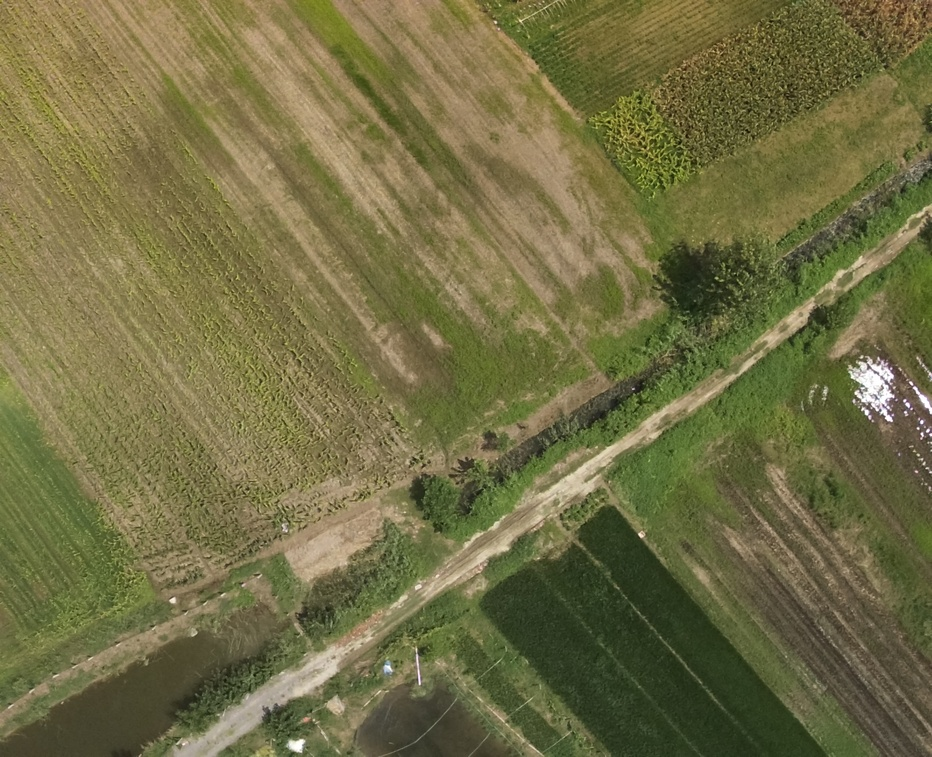
#> input picture resources/DJI_0020.JPG, 932 x 757 px, shrunk from 1600 x 1300 before the run
$ jupyter execute fast.ipynb
#> lines starting #> are read from the running program, lines starting #| are printed output that depends on the picture
[cell 1]
import cv2
import numpy as np
import matplotlib.pyplot as plt

[cell 2]
img1=cv2.imread('../resources/DJI_0020.JPG')
#> img1 is the input picture: shape (757, 932, 3); mean B, G, R 68.5, 110.1, 114
img2=cv2.imread('../resources/DJI_0040.jpg')
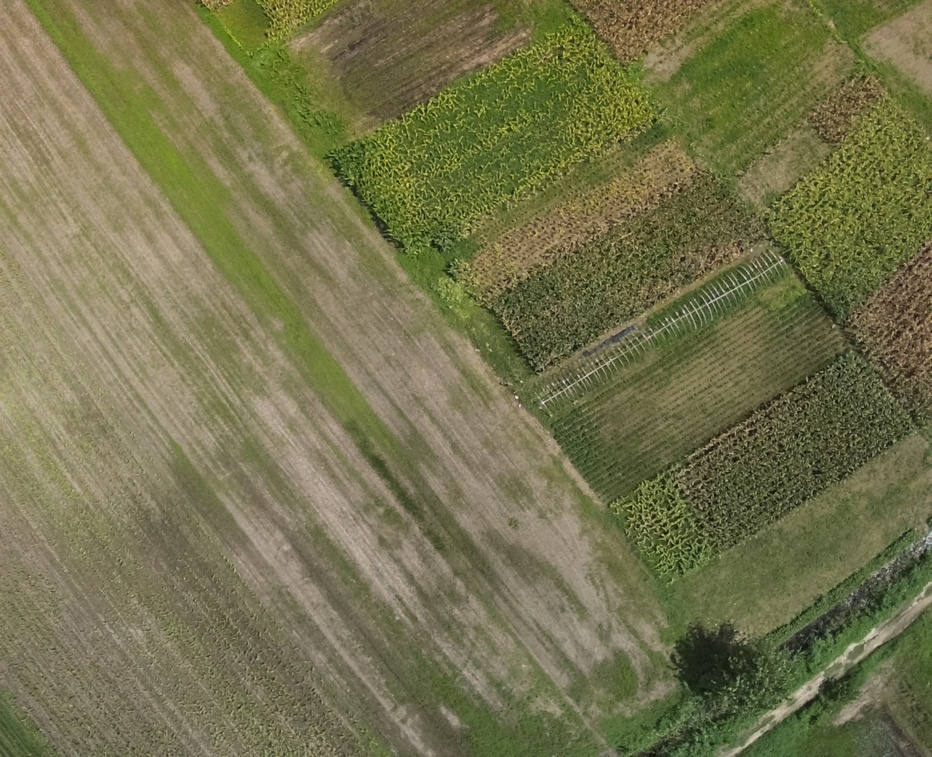
#> input picture resources/DJI_0040.JPG, 932 x 757 px, shrunk from 1600 x 1300 before the run, found by its file name
#> img2 is the input picture: shape (757, 932, 3); mean B, G, R 77.8, 115.1, 116.8
print(img1.shape)
#| (757, 932, 3)
print(img2.shape)
#| (757, 932, 3)
gray1=cv2.cvtColor(img1,cv2.COLOR_BGR2GRAY)
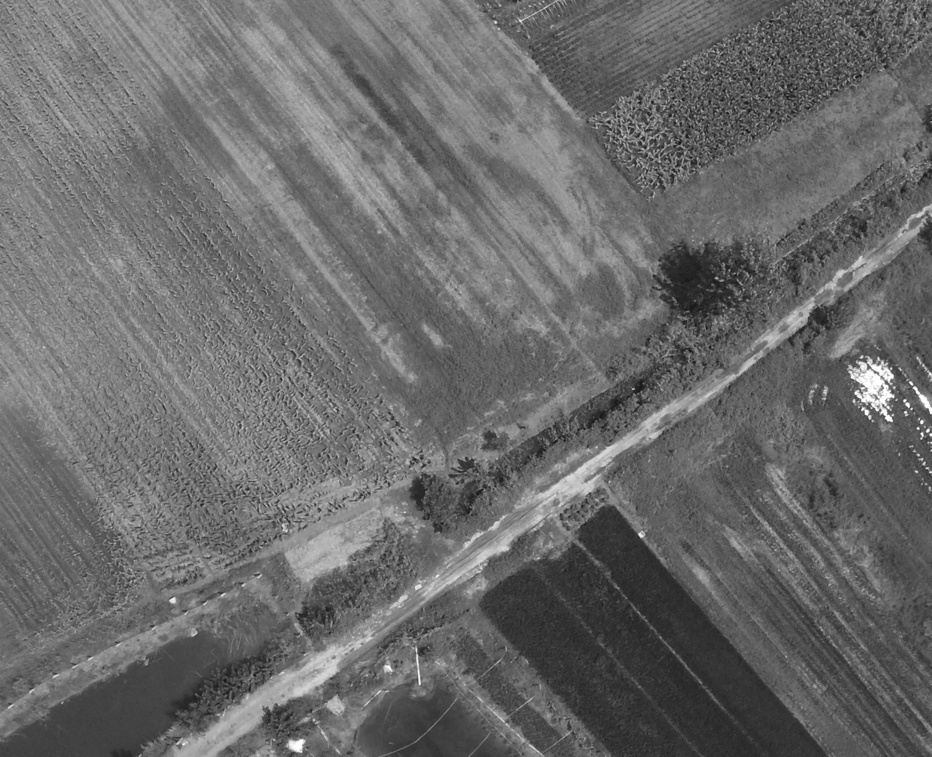
#> gray1: shape (757, 932); min 16, max 255, mean 106.5
gray2=cv2.cvtColor(img2,cv2.COLOR_BGR2GRAY)
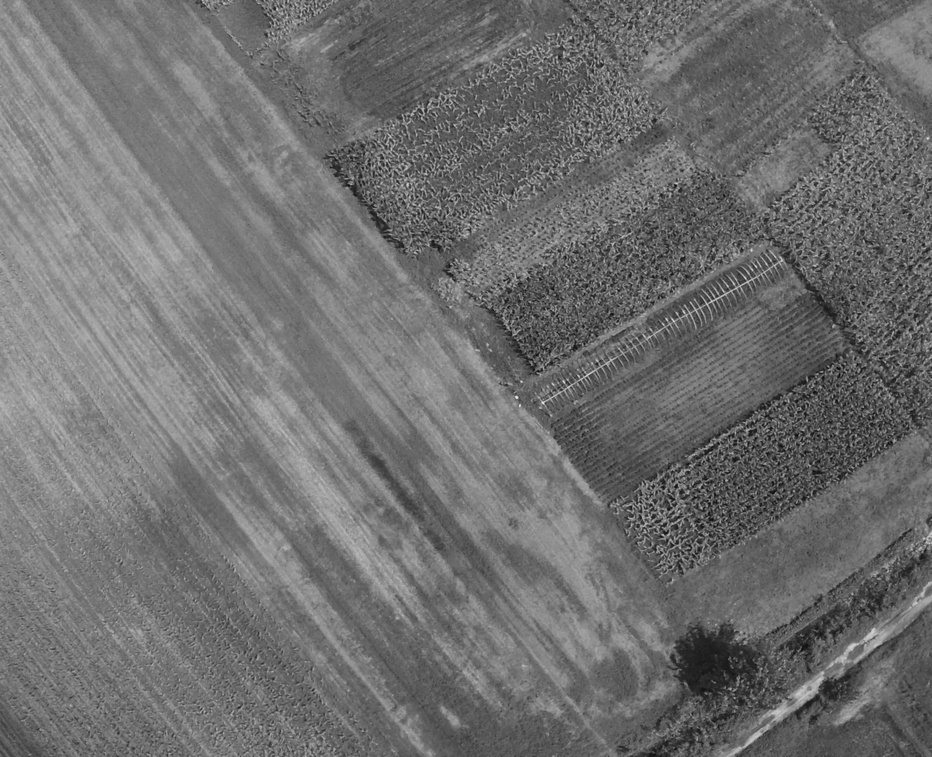
#> gray2: shape (757, 932); min 7, max 241, mean 111.4
hmerge=np.hstack((gray1,gray2))
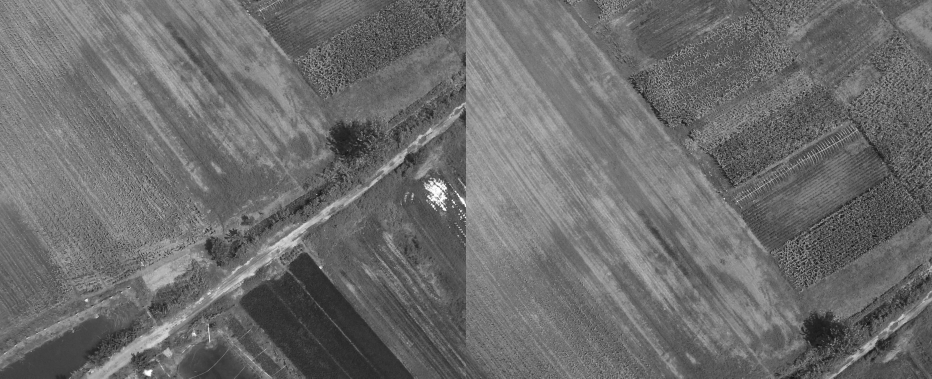
#> hmerge: shape (757, 1864) (shown at 1/2 size); min 7, max 255, mean 108.9

[cell 3]
# fast 检测
fast=cv2.FastFeatureDetector_create(threshold=30,type=cv2.FAST_FEATURE_DETECTOR_TYPE_9_16)
fast_kp1=fast.detect(gray1,None)
#> fast_kp1 = 5757 keypoints; strongest (x, y, size): (918, 428, 7), (904, 400, 7), (927, 430, 7), (891, 420, 7)
fast_kp2=fast.detect(gray2,None)
#> fast_kp2 = 8408 keypoints; strongest (x, y, size): (516, 397, 7), (666, 319, 7), (563, 381, 7), (727, 285, 7)
fast_img1=img1.copy()
fast_img2=img2.copy()
print(len(fast_kp1),len(fast_kp2))
#| 5757 8408
cv2.drawKeypoints(img1,fast_kp1,fast_img1,(255,0,0),flags=cv2.DRAW_MATCHES_FLAGS_DEFAULT)
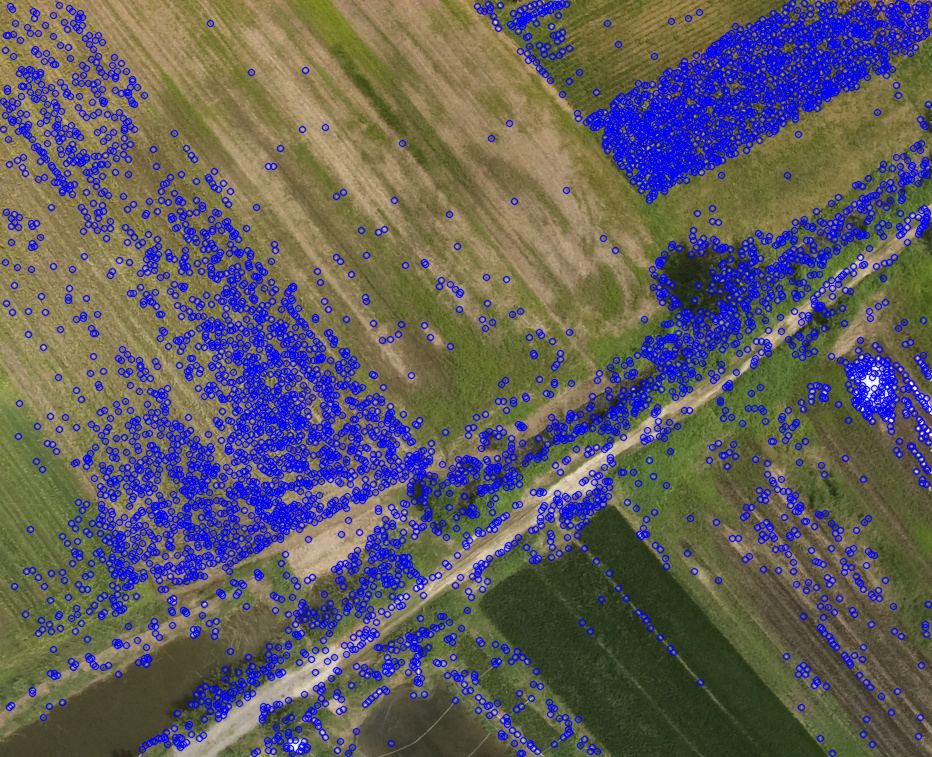
#> fast_img1: shape (757, 932, 3); mean B, G, R 96, 93.3, 96.6
cv2.drawKeypoints(img2,fast_kp2,fast_img2,(0,255,0),flags=cv2.DRAW_MATCHES_FLAGS_DEFAULT)
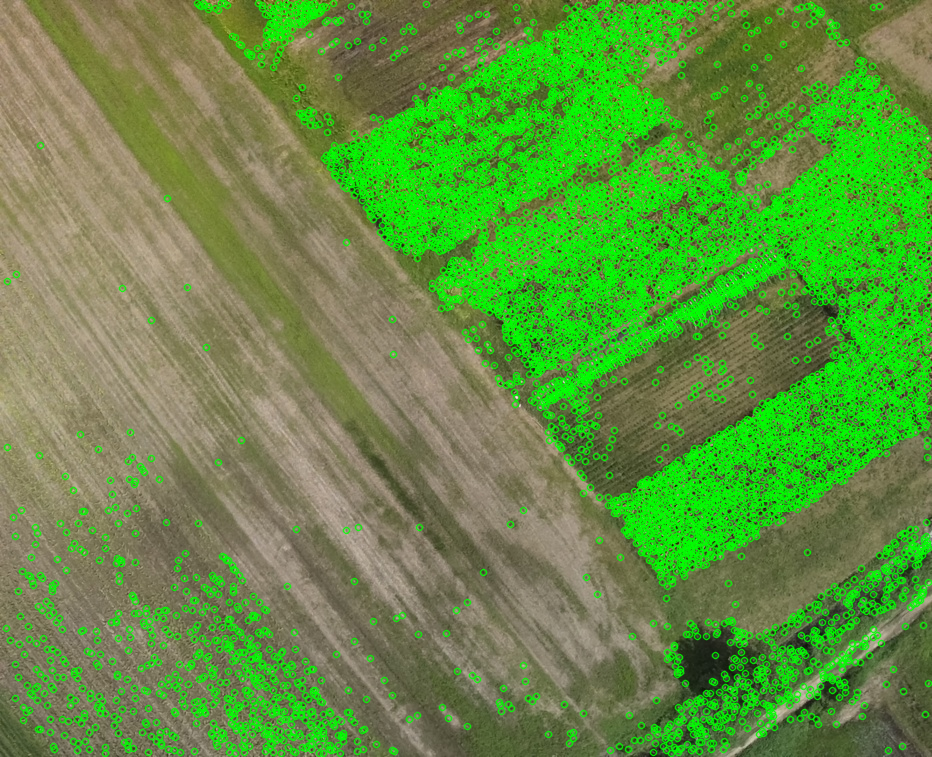
#> fast_img2: shape (757, 932, 3); mean B, G, R 65.9, 144.5, 97

cv2.imwrite('../resources/result/DJI_0020_fast_keypoints.png',fast_img1)
cv2.imwrite('../resources/result/DJI_0040_fast_keypoints.png',fast_img2)

kp_hmerge=np.hstack((fast_img1,fast_img2))
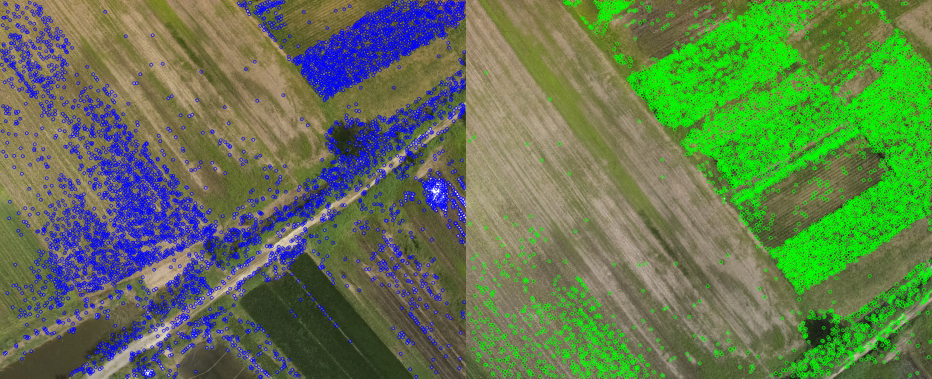
#> kp_hmerge: shape (757, 1864, 3) (shown at 1/2 size); mean B, G, R 81, 118.9, 96.8
